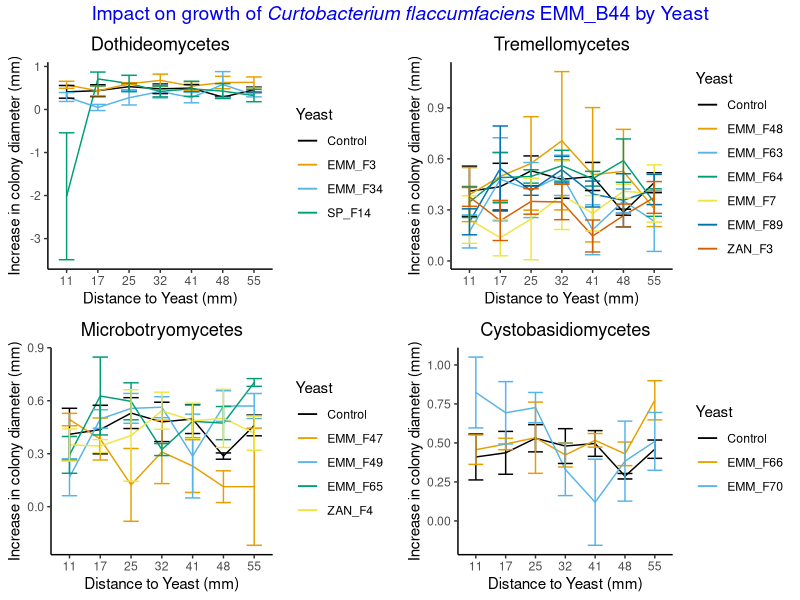
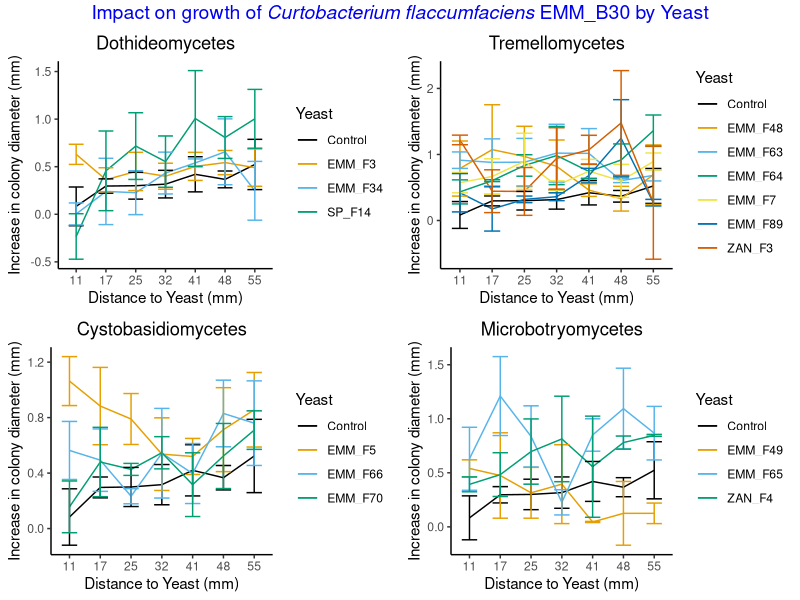
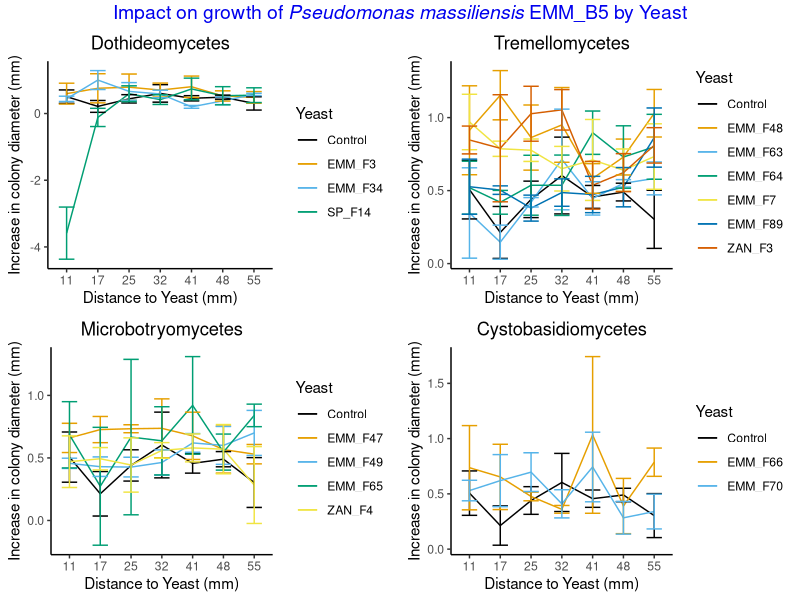
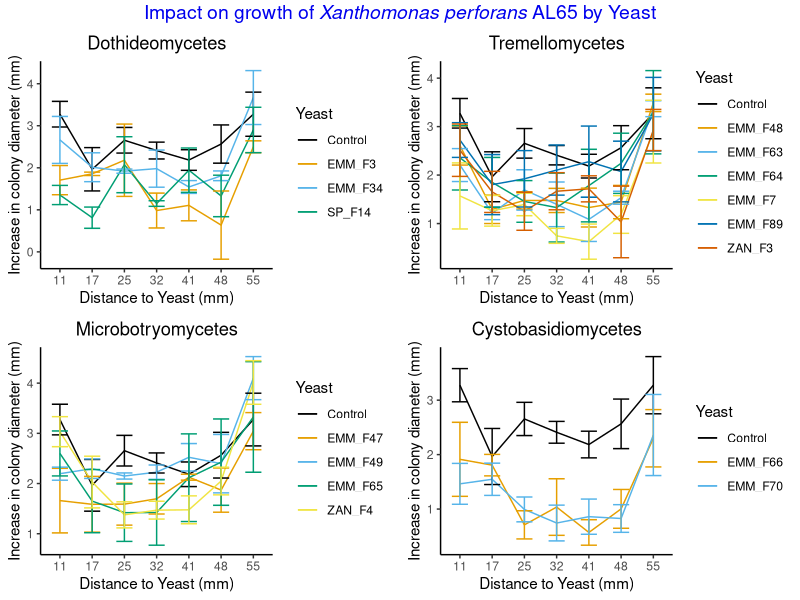
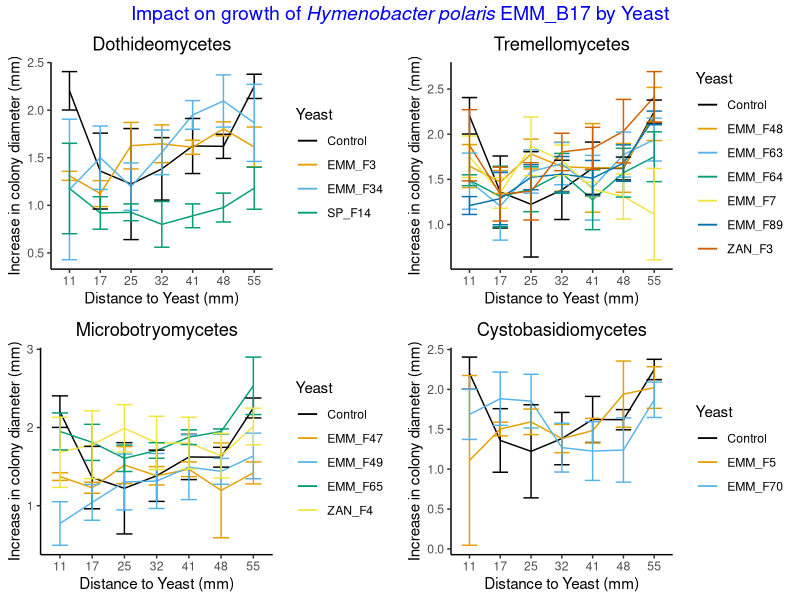
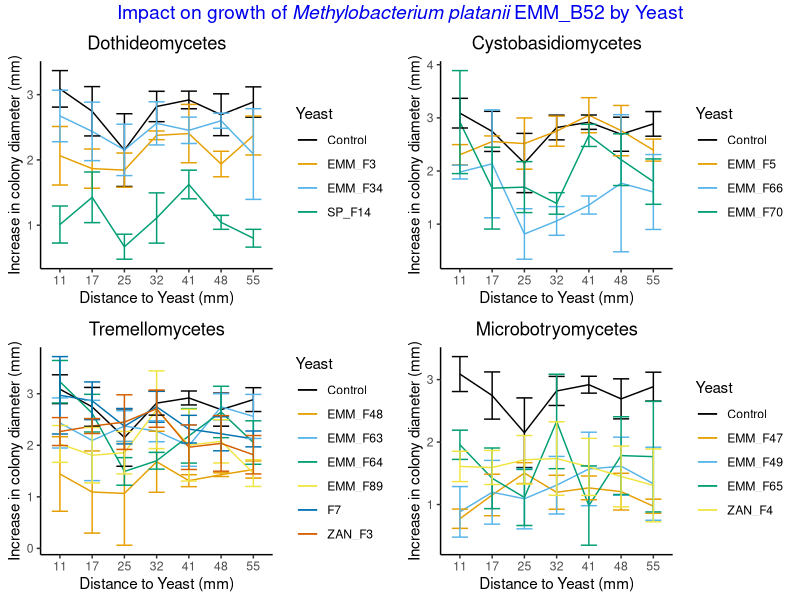

These charts were generated, in order, by the following R code:
## ---- chunk 1
#load necessary library
library(ggplot2)
library(tidyverse)
library(ggpubr)
library(rstatix)
library(emmeans)
library(multcomp)
library(multcompView)
library(dplyr)
library(car)
library(nlme)
## ---- chunk 2
#read data
B44 <- read.csv("CoCultureAssay/CoCultureAssayData/2024-08-09_PeaceAssay_B44.csv", na.strings = "na") 


#load cbb color palette
cbbPalette <- c("#000000", "#E69F00", "#56B4E9", "#009E73", "#F0E442", "#0072B2", "#D55E00", "#CC79A7")
str(B44)
#round off of the distance to yeast so that it is visibly a categorical variable
B44$distance_to_yeast <- round(B44$distance_to_yeast, 0)
#change into categorical dataset
B44$Replication=as.factor(B44$Replication)
B44$Yeast=as.factor(B44$Yeast)
B44$DAI=as.factor(B44$DAI)
B44$distance_to_yeast=as.factor(B44$distance_to_yeast)

#remove the data for the distance between yeast and bacteria at zero to remove misleading details
B44.no.contact <- B44[B44$distance_to_yeast != 0, ]
head(B44.no.contact)

#remove first data since it is a reference for increase in colony size and donot follow the assumption of linear model i.e. normal distributuion
B44.no.1st.data <-B44.no.contact[B44.no.contact$DAI != "2",]

# For plots purpose, I am only taking Day 6 since it has visible difference compared to other 
B44.Day6 <- B44.no.contact[B44.no.contact$DAI == "6",]

#making a list object to store all the plots
plot_listB44 <- list()

# Get unique classes from the data
unique_class <- unique(B44.Day6$Class[B44.Day6$Class != "Control"])

# Loop through each class
for (i in seq_along(unique_class)) {
  
  # Filter for Control and the current class for using it in one iteration
  data <- B44.Day6 %>%
    filter(Class %in% c("Control", unique_class[i]))
  
  # Generate the plot
  p <- ggplot(data, aes(x = distance_to_yeast, y = increase, group = Yeast, color = Yeast)) +
    stat_summary(fun = mean, geom = "line") +   #making a line graph
    stat_summary(fun.data = mean_se, geom = "errorbar", width = 0.5) +   #standard error in plot
    ylab("Increase in colony diameter (mm)") +   
    xlab("Distance to Yeast (mm)") +   
    theme_classic() +
    scale_color_manual(values = cbbPalette) + #providing color blind palette
    ggtitle(unique_class[i]) +
    theme(plot.title = element_text(hjust = 0.5))
  
  # Store the plot in the list
  plot_listB44[[i]] <- p
}

#combining each iteration into one plot for one bacteria or dataset
combined_plotB44 <- ggarrange(plotlist = plot_listB44, ncol = 2, nrow = 2, common.legend = FALSE) #using the list generated from the loop, use it to make a combined plot without common legend.
# Annotation for the title
final_plotB44 <- annotate_figure(combined_plotB44,
                                 top = text_grob(
    expression("Impact on growth of"~italic("Curtobacterium flaccumfaciens")~"EMM_B44 by Yeast"), color = "Blue2", face = "bold", size = 14, hjust = 0.5))

#display final plot
print(final_plotB44)

## ---- chunk 3
#filter data to remove 1st day data since the first data is taken as a base to measure the increase in colony size to rule out the variability that is caused by the drop inoculation. So, initially the increase in the colony diameter for 1st data for all colony is "0" that violates the assumption of normality, thus we remove that from analysis. This would be similar for all the bacterial isolates.

B44.no.1st.data <- B44.no.contact[B44.no.contact$DAI != "2",]
#We check interaction for all before cutting it down to the significant one.
B44try=lme(increase~DAI*distance_to_yeast*Yeast, data = B44.no.1st.data, random = ~1|Replication, na.action = na.omit)
anova(B44try)

#removed interaction terms that were not significant.
resultsB44=lme(increase~DAI+distance_to_yeast*Yeast, data = B44.no.1st.data, random = ~1|Replication, na.action = na.omit)
anova(B44try, resultsB44) #check if complex model was better or not
summary(resultsB44) #gives summary of the linear model
anova(resultsB44) #for overall x variables
## ---- chunk 4
# Extract all the unique days to be used for iteration in for loop
day <- unique(B44.no.1st.data$DAI)
# Initialize empty lists to store results
B44_Day <- list()
meansB44_Day <- list()
resultsB44_Day <- list()
model_summary_B44 <- list()
anova_table_B44 <- list()
Results_lsmeansB44 <- list()
filtered_comparisonsB44 <- list()

for (i in seq_along(day)) { #there are DAI 4, 6 and 8 that was extracted as unique days; sequence assigned will be 1 , 2 and 3 for each unique DAI
  
   # Filter data for the current day
  B44_Day[[i]] <- filter(B44.no.1st.data, DAI == day[i])
    # Fit the mixed effects model
  resultsB44_Day[[i]] <- lme(increase ~ distance_to_yeast * Yeast,
                            data = B44_Day[[i]],
                            random = ~1 | Replication,
                            na.action = na.omit) #Using mixed effect model here subsetting the data for the particular day

    model_summary_B44[[i]] <- summary(resultsB44_Day[[i]]) #store in the list value
  anova_table_B44[[i]] <- anova(resultsB44_Day[[i]]) #store in list value
   # Estimated marginal means
  meansB44_Day[[i]] <- emmeans(resultsB44_Day[[i]], ~ Yeast | distance_to_yeast)
    # Compact letter display with Tukey adjustment
  Results_lsmeansB44[[i]] <- multcomp::cld(meansB44_Day[[i]], alpha = 0.05,
                                          Letters = letters, reversed = TRUE,
                                          details = TRUE)
   # Print lsmeans results
  #print(Results_lsmeansB44[[i]])
  
  # Filter comparisons involving "Control"
  filtered_comparisonsB44[[i]] <- Results_lsmeansB44[[i]]$comparisons %>%
    filter(grepl("Control", contrast))
   # Print filtered contrasts
  print(filtered_comparisonsB44[[i]])
}

## ---- chunk 5
#read data
B30 <- read.csv("CoCultureAssay/CoCultureAssayData/2024-07-21_PeaceAssay_B30.csv", na.strings = "na") 


#load cbb color palette
cbbPalette <- c("#000000", "#E69F00", "#56B4E9", "#009E73", "#F0E442", "#0072B2", "#D55E00", "#CC79A7")
str(B30)
#round off of the distance to yeast so that it is visibly a categorical variable
B30$distance_to_yeast <- round(B30$distance_to_yeast, 0)
#change into categorical dataset
B30$Replication=as.factor(B30$Replication)
B30$Yeast=as.factor(B30$Yeast)
B30$DAI=as.factor(B30$DAI)
B30$distance_to_yeast=as.factor(B30$distance_to_yeast)

#remove the data for the distance zero
B30.no.contact <- B30[B30$distance_to_yeast != 0, ]
head(B30.no.contact)

# remove data first data since it is a reference for increase in colony size and donot follow the assumption of linear model i.e. normal distribution
B30.no.1st.data <-B30.no.contact[B30.no.contact$DAI != "2",]


B30.Day6 <- B30.no.contact[B30.no.contact$DAI == "6",]


plot_listB30 <- list()

# Get unique classes
unique_class <- unique(B30.Day6$Class[B30.Day6$Class != "Control"])

# Loop through each class
for (i in seq_along(unique_class)) {
  
  # Filter for Control and the current class
  data <- B30.Day6 %>%
    filter(Class %in% c("Control", unique_class[i]))
  
  # Generate the plot
  p <- ggplot(data, aes(x = distance_to_yeast, y = increase, group = Yeast, color = Yeast)) +
    stat_summary(fun = mean, geom = "line") +   
    stat_summary(fun.data = mean_se, geom = "errorbar", width = 0.5) +   
    ylab("Increase in colony diameter (mm)") +   
    xlab("Distance to Yeast (mm)") +   
    theme_classic() +
    scale_color_manual(values = cbbPalette) +
    ggtitle(unique_class[i]) +
    theme(plot.title = element_text(hjust = 0.5))
  
  # Store the plot
  plot_listB30[[i]] <- p
}

combined_plotB30 <- ggarrange(plotlist = plot_listB30, ncol = 2, nrow = 2, common.legend = FALSE)
# Annotation for the title
final_plotB30 <- annotate_figure(combined_plotB30,
                               top = text_grob(
    expression("Impact on growth of"~italic("Curtobacterium flaccumfaciens")~"EMM_B30 by Yeast"),, color = "Blue2", face = "bold", size = 14, hjust = 0.5))

print(final_plotB30)
## ---- chunk 6
B30.no.1st.data <- B30.no.contact[B30.no.contact$DAI != "2",]
B30try <- lme(increase~DAI*distance_to_yeast*Yeast, data = B30.no.1st.data, random = ~1|Replication, na.action = na.omit)
anova(B30try)

resultsB30=lme(increase~DAI+distance_to_yeast*Yeast, data = B30.no.1st.data, random = ~1|Replication, na.action = na.omit)
summary(resultsB30)
#Anova(resultsB5)
anova(resultsB30)
## ---- chunk 7
# Unique days
day <- unique(B30.no.1st.data$DAI)
# Initialize empty lists to store results
B30_Day <- list()
meansB30_Day <- list()
resultsB30_Day <- list()
model_summary_B30 <- list()
anova_table_B30 <- list()
Results_lsmeansB30 <- list()
filtered_comparisonsB30 <- list()

for (i in seq_along(day)) {
    # Filter data for the current day
  B30_Day[[i]] <- filter(B30.no.1st.data, DAI == day[i])
    # Fit the mixed effects model
  resultsB30_Day[[i]] <- lme(increase ~ distance_to_yeast * Yeast,
                            data = B30_Day[[i]],
                            random = ~1 | Replication,
                            na.action = na.omit)
    model_summary_B30[[i]] <- summary(resultsB30_Day[[i]])
  anova_table_B30[[i]] <- anova(resultsB30_Day[[i]])
   # Estimated marginal means
  meansB30_Day[[i]] <- emmeans(resultsB30_Day[[i]], ~ Yeast | distance_to_yeast)
    # Compact letter display with Tukey adjustment
  Results_lsmeansB30[[i]] <- multcomp::cld(meansB30_Day[[i]], alpha = 0.05,
                                          Letters = letters, reversed = TRUE,
                                          details = TRUE)
   # Print lsmeans results
  print(Results_lsmeansB30[[i]])
  
  # Filter comparisons involving "Control"
  filtered_comparisonsB30[[i]] <- Results_lsmeansB30[[i]]$comparisons %>%
    filter(grepl("Control", contrast))
   # Print filtered contrasts
  print(filtered_comparisonsB30[[i]])
}
## ---- chunk 8
#read data
B5 <- read.csv("CoCultureAssay/CoCultureAssayData/2024-08-09_PeaceAssay_B5.csv", na.strings = "na") 


#load cbb color palette
cbbPalette <- c("#000000", "#E69F00", "#56B4E9", "#009E73", "#F0E442", "#0072B2", "#D55E00", "#CC79A7")
str(B5)
#round off of the distance to yeast so that it is visibly a categorical variable
B5$distance_to_yeast <- round(B5$distance_to_yeast, 0)
#change into categorical dataset
B5$Replication=as.factor(B5$Replication)
B5$Yeast=as.factor(B5$Yeast)
B5$DAI=as.factor(B5$DAI)
B5$distance_to_yeast=as.factor(B5$distance_to_yeast)

#remove the data for the distance zero
B5.no.contact <- B5[B5$distance_to_yeast != 0, ]
head(B5.no.contact)

# remove data first data since it is a reference for increase in colony size and donot follow the assumption of linear model i.e. normal distributuion
B5.Day6 <- B5.no.contact[B5.no.contact$DAI == "6",]


plot_listB5 <- list()

# Get unique classes
unique_class <- unique(B5.Day6$Class[B5.Day6$Class != "Control"])

# Loop through each class
for (i in seq_along(unique_class)) {
  
  # Filter for Control and the current class
  data <- B5.Day6 %>%
    filter(Class %in% c("Control", unique_class[i]))
  
  # Generate the plot
  p <- ggplot(data, aes(x = distance_to_yeast, y = increase, group = Yeast, color = Yeast)) +
    stat_summary(fun = mean, geom = "line") +   
    stat_summary(fun.data = mean_se, geom = "errorbar", width = 0.5) +   
    ylab("Increase in colony diameter (mm)") +   
    xlab("Distance to Yeast (mm)") +   
    theme_classic() +
    scale_color_manual(values = cbbPalette) +
    ggtitle(unique_class[i]) +
    theme(plot.title = element_text(hjust = 0.5))
  
  # Store the plot
  plot_listB5[[i]] <- p
}

combined_plotB5 <- ggarrange(plotlist = plot_listB5, ncol = 2, nrow = 2, common.legend = FALSE)

# Annotation for the title
final_plotB5 <- annotate_figure(combined_plotB5,
                              top = text_grob(
    expression("Impact on growth of"~italic("Pseudomonas massiliensis")~"EMM_B5 by Yeast"), color = "Blue2", face = "bold", size = 14, hjust = 0.5))

print(final_plotB5)

## ---- chunk 9
library(nlme)
B5.no.1st.data <- B5.no.contact[B5.no.contact$DAI != "2",]
B5try <- lme(increase~distance_to_yeast*Yeast*DAI, data = B5.no.1st.data, random = ~1|Replication, na.action = na.omit)
anova(B5try)

resultsB5=lme(increase~distance_to_yeast*Yeast+Yeast*DAI, data = B5.no.1st.data, random = ~1|Replication, na.action = na.omit)
summary(resultsB5)
## ---- chunk 10
# Unique days
day <- unique(B5.no.1st.data$DAI)
# Initialize empty lists to store results
B5_Day <- list()
meansB5_Day <- list()
resultsB5_Day <- list()
model_summary_B5 <- list()
anova_table_B5 <- list()
Results_lsmeansB5 <- list()
filtered_comparisonsB5 <- list()

for (i in seq_along(day)) {
    # Filter data for the current day
  B5_Day[[i]] <- filter(B5.no.contact, DAI == day[i])
    # Fit the mixed effects model
  resultsB5_Day[[i]] <- lme(increase ~ distance_to_yeast*Yeast,
                            data = B5_Day[[i]],
                            random = ~1 | Replication,
                            na.action = na.omit)
    model_summary_B5[[i]] <- summary(resultsB5_Day[[i]])
  anova_table_B5[[i]] <- anova(resultsB5_Day[[i]])
   # Estimated marginal means
  meansB5_Day[[i]] <- emmeans(resultsB5_Day[[i]], ~ Yeast|distance_to_yeast)
    # Compact letter display with Tukey adjustment
  Results_lsmeansB5[[i]] <- multcomp::cld(meansB5_Day[[i]], alpha = 0.05,
                                          Letters = letters, reversed = TRUE,
                                          details = TRUE)
   # Print lsmeans results
 # print(Results_lsmeansB5[[i]])
  
  # Filter comparisons involving "Control"
  filtered_comparisonsB5[[i]] <- Results_lsmeansB5[[i]]$comparisons %>%
    filter(grepl("Control", contrast))
   # Print filtered contrasts
  print(filtered_comparisonsB5[[i]])
}

## ---- chunk 11
#read data
AL65 <- read.csv("CoCultureAssay/CoCultureAssayData/2024-08-09_PeaceAssay_AL65.csv", na.strings = "na") 
#load cbb color palette
cbbPalette <- c("#000000", "#E69F00", "#56B4E9", "#009E73", "#F0E442", "#0072B2", "#D55E00", "#CC79A7")
str(AL65)
#round off of the distance to yeast so that it is visibly a categorical variable
AL65$distance_to_yeast <- round(AL65$distance_to_yeast, 0)
#change into categorical dataset
AL65$Replication=as.factor(AL65$Replication)
AL65$Yeast=as.factor(AL65$Yeast)
AL65$DAI=as.factor(AL65$DAI)
AL65$distance_to_yeast=as.factor(AL65$distance_to_yeast)

#remove the data for the distance zero
AL65.no.contact <- AL65[AL65$distance_to_yeast != 0, ]
head(AL65.no.contact)

# remove data first data since it is a reference for increase in colony size and donot follow the assumption of linear model i.e. normal distribution
AL65.no.1st.data <- AL65.no.contact[AL65.no.contact$DAI != "2",]

#Using Day 6th data for plot
AL65.Day6 <- AL65.no.contact[AL65.no.contact$DAI == "6",]


plot_listAL65 <- list()

# Get unique classes
unique_class <- unique(AL65.Day6$Class[AL65.Day6$Class != "Control"])

# Loop through each class
for (i in seq_along(unique_class)) {
  
  # Filter for Control and the current class
  data <- AL65.Day6 %>%
    filter(Class %in% c("Control", unique_class[i]))
  
  # Generate the plot
  p <- ggplot(data, aes(x = distance_to_yeast, y = increase, group = Yeast, color = Yeast)) +
    stat_summary(fun = mean, geom = "line") +   
    stat_summary(fun.data = mean_se, geom = "errorbar", width = 0.5) +   
    ylab("Increase in colony diameter (mm)") +   
    xlab("Distance to Yeast (mm)") +   
    theme_classic() +
    scale_color_manual(values = cbbPalette) +
    ggtitle(unique_class[i]) +
    theme(plot.title = element_text(hjust = 0.5))
  
  # Store the plot
  plot_listAL65[[i]] <- p
}

combined_plotAL65 <- ggarrange(plotlist = plot_listAL65, ncol = 2, nrow = 2, common.legend = FALSE)

# Annotation for the title
final_plotAL65 <- annotate_figure(combined_plotAL65,
                               top = text_grob(
    expression("Impact on growth of"~italic("Xanthomonas perforans")~"AL65 by Yeast"), face = "bold", color = "Blue2", size = 14, hjust = 0.5))

print(final_plotAL65)

## ---- chunk 12
AL65.no.1st.data <- AL65.no.contact[AL65.no.contact$DAI != "2",]
AL65try <- lme(increase~DAI*distance_to_yeast*Yeast, data = AL65.no.1st.data, random = ~1|Replication, na.action = na.omit)
anova(AL65try)

resultsAL65=lme(increase~DAI*distance_to_yeast+Yeast, data = AL65.no.1st.data, random = ~1|Replication, na.action = na.omit)
summary(resultsAL65)
anova(resultsAL65)
## ---- chunk 13
# Unique days
day <- unique(AL65.no.1st.data$DAI)
# Initialize empty lists to store results
AL65_Day <- list()
meansAL65_Day <- list()
resultsAL65_Day <- list()
model_summary_AL65 <- list()
anova_table_AL65 <- list()
Results_lsmeansAL65 <- list()
filtered_comparisonsAL65 <- list()

for (i in seq_along(day)) {
    # Filter data for the current day
  AL65_Day[[i]] <- filter(AL65.no.1st.data, DAI == day[i])
    # Fit the mixed effects model
  resultsAL65_Day[[i]] <- lme(increase ~ distance_to_yeast+Yeast,
                            data = AL65_Day[[i]],
                            random = ~1 | Replication,
                            na.action = na.omit)
    model_summary_AL65[[i]] <- summary(resultsAL65_Day[[i]])
  anova_table_AL65[[i]] <- anova(resultsAL65_Day[[i]])
   # Estimated marginal means
  meansAL65_Day[[i]] <- emmeans(resultsAL65_Day[[i]], ~ Yeast | distance_to_yeast)
    # Compact letter display with Tukey adjustment
  Results_lsmeansAL65[[i]] <- multcomp::cld(meansAL65_Day[[i]], alpha = 0.05,
                                          Letters = letters, reversed = TRUE,
                                          details = TRUE)
   # Print lsmeans results
  #print(Results_lsmeansAL65[[i]])
  
  # Filter comparisons involving "Control"
  filtered_comparisonsAL65[[i]] <- Results_lsmeansAL65[[i]]$comparisons %>%
    filter(grepl("Control", contrast))
   # Print filtered contrasts
  print(filtered_comparisonsAL65[[i]])
}

## ---- chunk 14
#read data
B17 <- read.csv("CoCultureAssay/CoCultureAssayData/2024-07-17_PeaceAssay_B17.csv", na.strings = "na") 


#load cbb color palette
cbbPalette <- c("#000000", "#E69F00", "#56B4E9", "#009E73", "#F0E442", "#0072B2", "#D55E00", "#CC79A7")
str(B17)
#round off of the distance to yeast so that it is visibly a categorical variable
B17$distance_to_yeast <- round(B17$distance_to_yeast, 0)
#change into categorical dataset
B17$Replication=as.factor(B17$Replication)
B17$Yeast=as.factor(B17$Yeast)
B17$DAI=as.factor(B17$DAI)
B17$distance_to_yeast=as.factor(B17$distance_to_yeast)

#remove the data for the distance zero
B17.no.contact <- B17[B17$distance_to_yeast != 0, ]
head(B17.no.contact)

# remove data first data since it is a reference for increase in colony size and donot follow the assumption of linear model i.e. normal distributuion
B17.Day6 <- B17.no.contact[B17.no.contact$DAI == "6",]


plot_listB17 <- list()

# Get unique classes
unique_class <- unique(B17.Day6$Class[B17.Day6$Class != "Control"])

# Loop through each class
for (i in seq_along(unique_class)) {
  
  # Filter for Control and the current class
  data <- B17.Day6 %>%
    filter(Class %in% c("Control", unique_class[i]))
  
  # Generate the plot
  p <- ggplot(data, aes(x = distance_to_yeast, y = increase, group = Yeast, color = Yeast)) +
    stat_summary(fun = mean, geom = "line") +   
    stat_summary(fun.data = mean_se, geom = "errorbar", width = 0.5) +   
    ylab("Increase in colony diameter (mm)") +   
    xlab("Distance to Yeast (mm)") +   
    theme_classic() +
    scale_color_manual(values = cbbPalette) +
    ggtitle(unique_class[i]) +
    theme(plot.title = element_text(hjust = 0.5))
  
  # Store the plot
  plot_listB17[[i]] <- p
}

combined_plotB17 <- ggarrange(plotlist = plot_listB17, ncol = 2, nrow = 2, common.legend = FALSE)

# Annotation for the title
final_plotB17 <- annotate_figure(combined_plotB17,
                                top = text_grob(
    expression("Impact on growth of"~italic("Hymenobacter polaris")~"EMM_B17 by Yeast"), face = "bold", color = "Blue2", size = 14, hjust = 0.5))

print(final_plotB17)
## ---- chunk 15
B17.no.1st.data <- B17.no.contact[B17.no.contact$DAI != "2",]
B17try <- lme(increase~DAI*distance_to_yeast*Yeast, data = B17.no.1st.data, random = ~1|Replication, na.action = na.omit)
anova(B17try)

resultsB17=lme(increase~DAI+distance_to_yeast*Yeast, data = B17.no.1st.data, random = ~1|Replication, na.action = na.omit)
summary(resultsB17)
#Anova(resultsB5)
anova(resultsB17)
## ---- chunk 16
# Unique days
day <- unique(B17.no.1st.data$DAI)
# Initialize empty lists to store results
B17_Day <- list()
meansB17_Day <- list()
resultsB17_Day <- list()
model_summary_B17 <- list()
anova_table_B17 <- list()
Results_lsmeansB17 <- list()
filtered_comparisonsB17 <- list()

for (i in seq_along(day)) {
    # Filter data for the current day
  B17_Day[[i]] <- filter(B17.no.1st.data, DAI == day[i])
    # Fit the mixed effects model
  resultsB17_Day[[i]] <- lme(increase ~ distance_to_yeast * Yeast,
                            data = B17_Day[[i]],
                            random = ~1 | Replication,
                            na.action = na.omit)
    model_summary_B17[[i]] <- summary(resultsB17_Day[[i]])
  anova_table_B17[[i]] <- anova(resultsB17_Day[[i]])
   # Estimated marginal means
  meansB17_Day[[i]] <- emmeans(resultsB17_Day[[i]], ~ Yeast | distance_to_yeast)
    # Compact letter display with Tukey adjustment
  Results_lsmeansB17[[i]] <- multcomp::cld(meansB17_Day[[i]], alpha = 0.05,
                                          Letters = letters, reversed = TRUE,
                                          details = TRUE)
   # Print lsmeans results
  #print(Results_lsmeansB17[[i]])
  
  # Filter comparisons involving "Control"
  filtered_comparisonsB17[[i]] <- Results_lsmeansB17[[i]]$comparisons %>%
    filter(grepl("Control", contrast))
   # Print filtered contrasts
  print(filtered_comparisonsB17[[i]])
}

## ---- chunk 17
#read data
B52 <- read.csv("CoCultureAssay/CoCultureAssayData/MergedB52.csv", na.strings = "na") 
#load cbb color palette
cbbPalette <- c("#000000", "#E69F00", "#56B4E9", "#009E73", "#F0E442", "#0072B2", "#D55E00", "#CC79A7")
str(B52)
#round off of the distance to yeast so that it is visibly a categorical variable
B52$distance_to_yeast <- round(B52$distance_to_yeast, 0)
#change into categorical dataset
B52$Replication=as.factor(B52$Replication)
B52$Yeast=as.factor(B52$Yeast)
B52$DAI=as.factor(B52$DAI)
B52$distance_to_yeast=as.factor(B52$distance_to_yeast)

#remove the data for the distance zero
B52.no.contact <- B52[B52$distance_to_yeast != 0, ]
head(B52.no.contact)

# remove data first data since it is a reference for increase in colony size and donot follow the assumption of linear model i.e. normal distribution
B52.no.1st.data <- B52.no.contact[B52.no.contact$DAI != "2",]

#for plot purposes we used Day 6 data
B52.Day6 <- B52.no.contact[B52.no.contact$DAI == "6",]


plot_listB52 <- list()

# Get unique classes
unique_class <- unique(B52.Day6$Class[B52.Day6$Class != "Control"])

# Loop through each class
for (i in seq_along(unique_class)) {
  
  # Filter for Control and the current class
  data <- B52.Day6 %>%
    filter(Class %in% c("Control", unique_class[i]))
  
  # Generate the plot
  p <- ggplot(data, aes(x = distance_to_yeast, y = increase, group = Yeast, color = Yeast)) +
    stat_summary(fun = mean, geom = "line") +   
    stat_summary(fun.data = mean_se, geom = "errorbar", width = 0.5) +   
    ylab("Increase in colony diameter (mm)") +   
    xlab("Distance to Yeast (mm)") +   
    theme_classic() +
    scale_color_manual(values = cbbPalette) +
    ggtitle(unique_class[i]) +
    theme(plot.title = element_text(hjust = 0.5))
  
  # Store the plot
  plot_listB52[[i]] <- p
}

combined_plotB52 <- ggarrange(plotlist = plot_listB52, ncol = 2, nrow = 2, common.legend = FALSE)

# Annotation for the title
final_plotB52 <- annotate_figure(combined_plotB52,
                                  top = text_grob(
    expression("Impact on growth of"~italic("Methylobacterium platanii")~"EMM_B52 by Yeast"), face = "bold", color = "Blue2", size = 14, hjust = 0.5))

print(final_plotB52)
## ---- chunk 18
B52.no.1st.data <- B52.no.contact[B52.no.contact$DAI != "2",]
B52try <- lme(increase~distance_to_yeast*DAI*Yeast, data = B52.no.1st.data, random = ~1|Replication, na.action = na.omit)
anova(B52try)

resultsB52=lme(increase~DAI+distance_to_yeast*Yeast+DAI*Yeast, data = B52.no.1st.data, random = ~1|Replication, na.action = na.omit)
summary(resultsB52)
#Anova(resultsB5)
anova(resultsB52)
## ---- chunk 19
# Unique days
day <- unique(B52.no.1st.data$DAI)
# Initialize empty lists to store results
B52_Day <- list()
meansB52_Day <- list()
resultsB52_Day <- list()
model_summary_B52 <- list()
anova_table_B52 <- list()
Results_lsmeansB52 <- list()
filtered_comparisonsB52 <- list()

for (i in seq_along(day)) {
  # Filter data for the current day
  B52_Day[[i]] <- filter(B52.no.1st.data, DAI == day[i])
  # Fit the mixed effects model
  resultsB52_Day[[i]] <- lme(increase ~ distance_to_yeast * Yeast,
                             data = B52_Day[[i]],
                             random = ~1 | Replication,
                             na.action = na.omit)
  model_summary_B52[[i]] <- summary(resultsB52_Day[[i]])
  anova_table_B52[[i]] <- anova(resultsB52_Day[[i]])
  # Estimated marginal means
  meansB52_Day[[i]] <- emmeans(resultsB52_Day[[i]], ~ Yeast | distance_to_yeast)
  # Compact letter display with Tukey adjustment
  Results_lsmeansB52[[i]] <- multcomp::cld(meansB52_Day[[i]], alpha = 0.05,
                                           Letters = letters, reversed = TRUE,
                                           details = TRUE)
  # Print lsmeans results
  #print(Results_lsmeansB52[[i]])
  
  # Filter comparisons involving "Control"
  filtered_comparisonsB52[[i]] <- Results_lsmeansB52[[i]]$comparisons %>%
    filter(grepl("Control", contrast))
  # Print filtered contrasts
  print(filtered_comparisonsB52[[i]])
}
